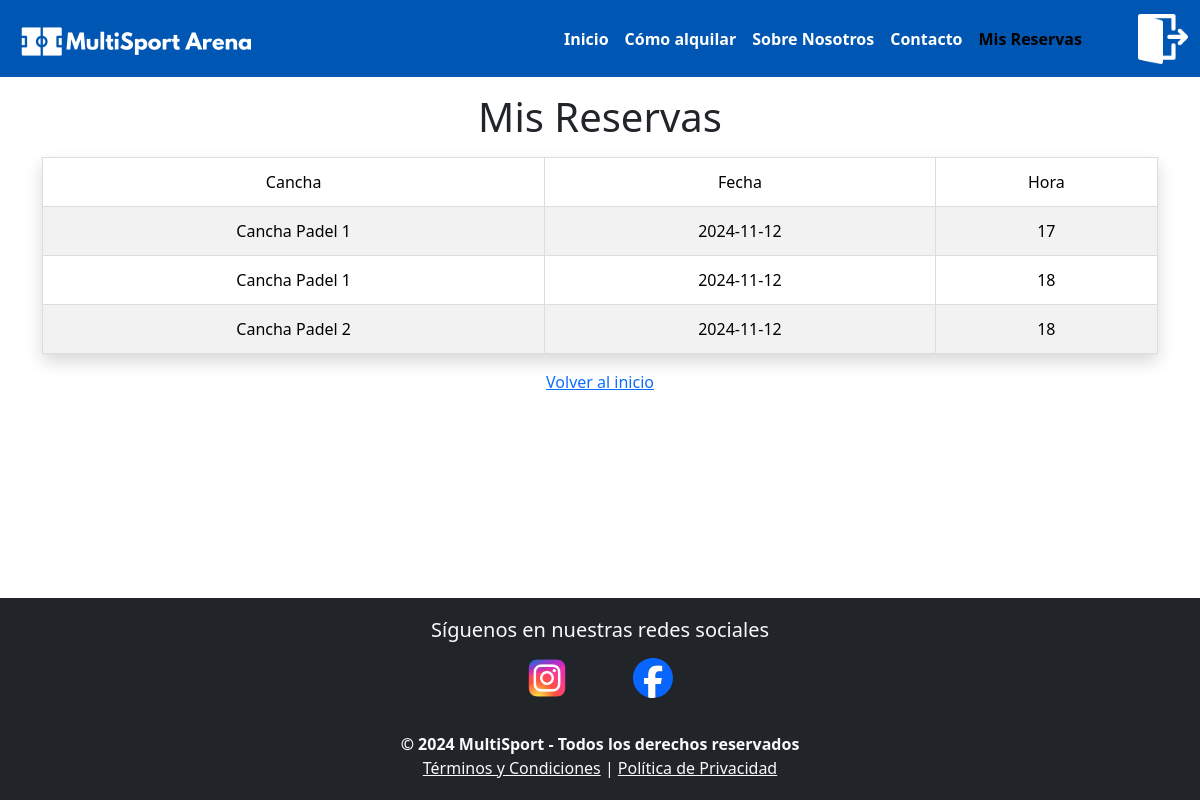
The app's page /mis_reservas (signed in), older data.
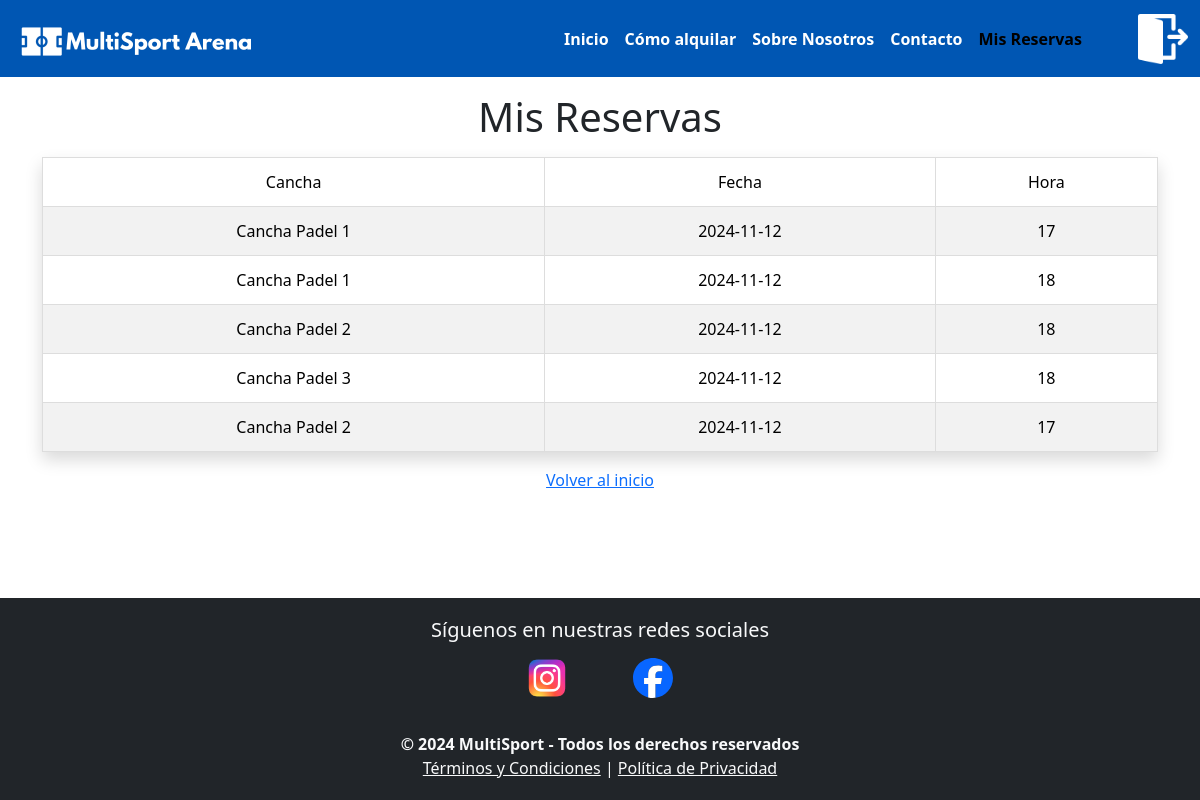
The same page, newer data.
### tables this page shows
CREATE TABLE Reservas (
            id_reserva INTEGER PRIMARY KEY AUTOINCREMENT,
            id_usuario INTEGER NOT NULL,
            id_cancha INTEGER NOT NULL,
            fecha TEXT NOT NULL,
            hora INTEGER NOT NULL,
            FOREIGN KEY (id_usuario) REFERENCES Usuarios (id_usuario),
            FOREIGN KEY (id_cancha) REFERENCES Canchas (id_cancha)
        );

CREATE TABLE Canchas (
            id_cancha INTEGER PRIMARY KEY AUTOINCREMENT,
            tipo TEXT NOT NULL,
            nombre TEXT NOT NULL
        );

### app.py (the view)
@app.route('/mis_reservas')
def mis_reservas():
    if 'user_id' not in session:
        return redirect(url_for('login'))
    conn = crear_conexion("reserva_canchas.db")
    reservas = obtener_reservas_por_usuario(conn, session['user_id'])
    conn.close()
    return render_template('mis_reservas.html', reservas=reservas)

### modelo/conexion.py (called while the page is built)
def crear_conexion(db_file):
    conn = None
    try:
        conn = sqlite3.connect(db_file)
        print(f"Conectado a la base de datos {db_file}")
        return conn
    except Error as e:
        print(f"Error al conectar con la base de datos: {e}")
    return conn

### modelo/reserva.py (called while the page is built)
def obtener_reservas_por_usuario(conn, id_usuario):
    cursor = conn.cursor()
    cursor.execute("""
        SELECT r.id_reserva, c.nombre AS cancha, r.fecha, r.hora
        FROM Reservas r
        JOIN Canchas c ON r.id_cancha = c.id_cancha
        WHERE r.id_usuario = ?
    """, (id_usuario,))
    return cursor.fetchall()

### templates/mis_reservas.html
{% include 'header.html' %}
<main class="container mt-3 mb-3">
    <h1 class="text-center mb-3">Mis Reservas</h1>
    {% if reservas %}
    <table class="table table-striped table-bordered shadow">
        <thead>
            <tr>
                <th>Cancha</th>
                <th>Fecha</th>
                <th>Hora</th>
            </tr>
        </thead>
        <tbody>
            {% for reserva in reservas %}
            <tr>
                <td>{{ reserva[1] }}</td>
                <td>{{ reserva[2] }}</td>
                <td>{{ reserva[3] }}</td>
            </tr>
            {% endfor %}
        </tbody>
    </table>
    {% else %}
        <p class="text-center">No tienes reservas realizadas.</p>
    {% endif %}
    <div class="text-center mt-3">
        <a href="{{ url_for('index') }}">Volver al inicio</a>
    </div>
</main>
{% include 'footer.html' %}

Row changes from the older to the newer data that the page shows:
added Reservas: nombre "Cancha Padel 3", fecha "2024-11-12", hora "18"
added Reservas: nombre "Cancha Padel 2", fecha "2024-11-12", hora "17"
